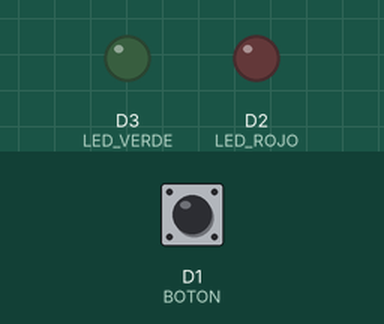
Simulated run of this sketch. Board: ESP8266 (NodeMCU). On the bench: output pins drawn as LEDs (lit = HIGH). The inputs (shaded band) are chosen by the test bench; at power-on: D1 (BOTON) HIGH.

Above: at 1.2 s.
1.3 s: D1 (BOTON) pulled LOW for 0.15 s
At 1.9 s:
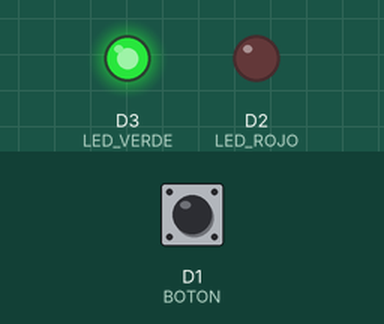
4.4 s: D1 (BOTON) pulled LOW for 3.2 s
At 12.9 s:
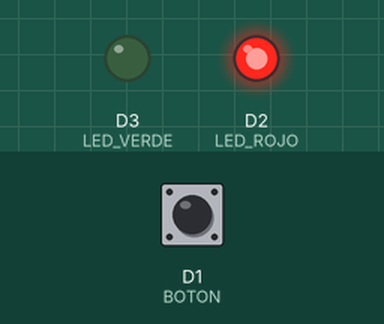
Timing chart, 0 to 24.1 s (numbered marks = the images above; inputs shaded):
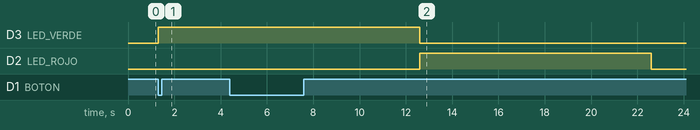

Measured:
- after the input at 1.3 s, D3 (LED_VERDE): LOW → HIGH at once
- after the input at 4.4 s, D3 (LED_VERDE): HIGH → LOW after 8.2 s instead of 2.1 s

The sketch:

sketch_nov11a.ino
```cpp
#define BOTON D1 //asigna el nombre BOTON a la entrada/salida digital D1 de la placa
#define LED_ROJO D2 //asigna el nombre LED_ROJO a la entrada/salida digital D2 de la placa
#define LED_VERDE D3 //asigna el nombre LED_VERDE a la entrada/salida digital D3 de la placa

enum Estado {A, B, C};
////// Descripción de estados //////
// A = LED_ROJO OFF, LED_VERDE OFF
// B = LED_ROJO OFF, LED_VERDE ON
// C = LED_ROJO ON, LED_VERDE OFF
////////////////////////////////////

///////////////////////////////////////////////////////// Variables a utilizarse /////////////////////////////////////////////////////////
Estado estadoActual; //Estado en el que se encuentra el sistema

//variables para controlar el tiempo necesario para la transición de etapa B a C (5 segundos) y de etapa C a A (10 segundos)
unsigned long tiempo1 = 0;
unsigned long tiempo2 = 0;

bool tiempoRegistrado = false; //variable booleana para controlar si tiempo1 fue asignado
///////////////////////////////////////////////////////////////////////////////////////////////////////////////////////////////////////////

////////////////////////////////////////////// Funciones a ejecutarse en los distintos estados //////////////////////////////////////////////
void fnEstadoA() {
  if(digitalRead(BOTON) == LOW) {
    digitalWrite(LED_VERDE, HIGH);
    estadoActual = B;
  }
}

void fnEstadoB() {
  if(digitalRead(BOTON) == HIGH) {
    if(!tiempoRegistrado) {
      tiempo1 = millis();
      tiempoRegistrado = true;
    }

    tiempo2 = millis();

    if(tiempo2 >= tiempo1+5000) {
      digitalWrite(LED_VERDE, LOW);
      digitalWrite(LED_ROJO, HIGH);
      tiempoRegistrado = false;
      estadoActual = C;
    }
  }

  if(digitalRead(BOTON) == LOW) {
    tiempoRegistrado = false;
  }
}

void fnEstadoC() {
  if(digitalRead(BOTON) == LOW) {
    digitalWrite(LED_ROJO, LOW);
    digitalWrite(LED_VERDE, HIGH);
    tiempoRegistrado = false;
    estadoActual = B;
  }

  if(digitalRead(BOTON) == HIGH) {
    if(!tiempoRegistrado) {
      tiempo1 = millis();
      tiempoRegistrado = true;
    }

    tiempo2 = millis();

    if(tiempo2 >= tiempo1+10000) {
      digitalWrite(LED_ROJO, LOW);
      estadoActual = A;
    }
  }
}
/////////////////////////////////////////////////////////////////////////////////////////////////////////////////////////////////////////////


void setup() {
  Serial.begin(9600);
  pinMode(BOTON, INPUT);
  pinMode(LED_ROJO,OUTPUT);
  pinMode(LED_VERDE,OUTPUT);

  digitalWrite(LED_ROJO, LOW);
  digitalWrite(LED_VERDE, LOW);
  estadoActual = A;
}

void loop() {
  switch(estadoActual) {
    case A:
      fnEstadoA();
      break;
    case B:
      fnEstadoB();
      break;
    case C:
      fnEstadoC();
      break;
  }
}
```
